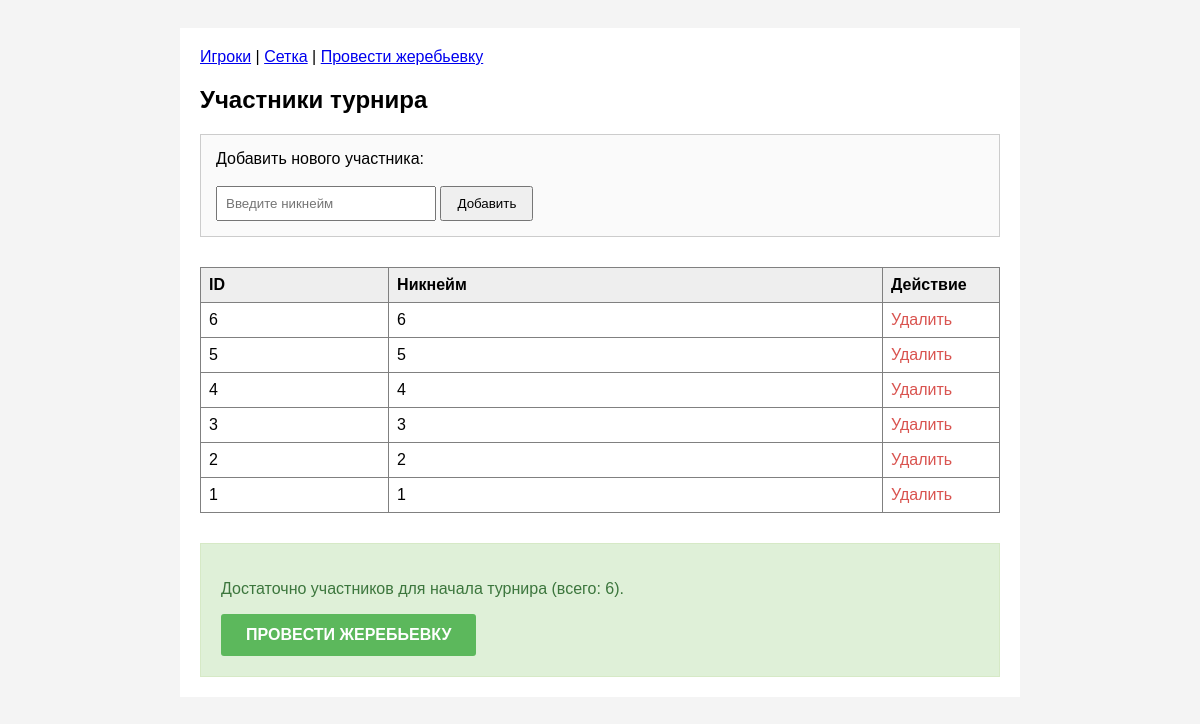
The page / on the database its author committed.
### tables this page shows
CREATE TABLE `players` (
  `id` int(11) NOT NULL AUTO_INCREMENT,
  `nickname` varchar(50) NOT NULL,
  PRIMARY KEY (`id`)
);

### index.php (called while the page is built, shortened)
<?php
require_once 'models/Player.php';
$pdo = addBD();
$action = isset($_GET['action']) ? $_GET['action'] : 'list';
switch ($action) {
    case 'list':
        $players = getAllPlayers($pdo);
        break;
}
require_once 'views/layout.php';

### models/Player.php (called while the page is built, shortened)
<?php
function getAllPlayers($pdo) {
    $sql = "SELECT * FROM players ORDER BY id DESC";
    $stmt = $pdo->query($sql);
    return $stmt->fetchAll(PDO::FETCH_ASSOC);
}

### views/players.php (the view)
<h2>Участники турнира</h2>
<div style="margin-bottom: 30px; padding: 15px; border: 1px solid #ccc; background: #fafafa;">
    <form method="POST" action="?action=add_player">
        <label for="nickname">Добавить нового участника:</label><br><br>
        <input type="text" id="nickname" name="nickname" placeholder="Введите никнейм" required
               style="padding: 8px; width: 200px;">
        <button type="submit" style="padding: 8px 15px; cursor: pointer;">Добавить</button>
    </form>
</div>
<table border="1" width="100%" cellpadding="8" style="border-collapse: collapse; text-align: left;">
    <thead>
    <tr style="background: #eee;">
        <th>ID</th>
        <th>Никнейм</th>
        <th style="width: 100px;">Действие</th>
    </tr>
    </thead>
    <tbody>
    <?php if (!empty($players)): ?>
        <?php foreach ($players as $player): ?>
            <tr>
                <td><?= $player['id'] ?></td>
                <td><?= htmlspecialchars($player['nickname']) ?></td>
                <td>
                    <a href="?action=delete_player&id=<?= $player['id'] ?>"
                       onclick="return confirm('Вы уверены, что хотите удалить этого игрока?')"
                       style="color: #d9534f; text-decoration: none;">Удалить</a>
                </td>
            </tr>
        <?php endforeach; ?>
    <?php else: ?>
        <tr>
            <td colspan="3" style="text-align: center;">Список игроков пуст</td>
        </tr>
    <?php endif; ?>
    </tbody>
</table>
<div style="margin-top: 30px;">
    <?php if (count($players) >= 6): ?>
        <div style="padding: 20px; background: #dff0d8; border: 1px solid #d6e9c6; color: #3c763d;">
            <p>Достаточно участников для начала турнира (всего: <?= count($players) ?>).</p>
            <a href="index.php?action=draw"
               style="display: inline-block; padding: 12px 25px; background: #5cb85c; color: #fff; text-decoration: none; border-radius: 3px; font-weight: bold;">
                ПРОВЕСТИ ЖЕРЕБЬЕВКУ
            </a>
        </div>
    <?php else: ?>
        <div style="padding: 20px; background: #fcf8e3; border: 1px solid #faebcc; color: #8a6d3b;">
            <p>Недостаточно участников для формирования сетки. Минимум: 6. Сейчас: <?= count($players) ?>.</p>
        </div>
    <?php endif; ?>
</div>

### views/layout.php (shortened to what this page needs)
<!DOCTYPE html>
<html lang="ru">
<head>
</head>
<body>
<div class="container">
    <nav>
        <a href="index.php?action=list">Игроки</a> |
        <a href="index.php?action=bracket">Сетка</a> |
        <a href="index.php?action=draw">Провести жеребьевку</a>
    </nav>
    <?php include($view_content); ?>
</div>
</body>
</html>

### views/layout.php (style rules this page uses)
body { font-family: sans-serif; background: #f4f4f4; padding: 20px; }
.container { max-width: 800px; margin: auto; background: #fff; padding: 20px; }
nav { margin-bottom: 20px; }

### rows shown on the page
players: id "6", nickname "6"
players: id "5", nickname "5"
players: id "4", nickname "4"
players: id "3", nickname "3"
players: id "2", nickname "2"
players: id "1", nickname "1"

### other values the page prints
count($players) "6"
